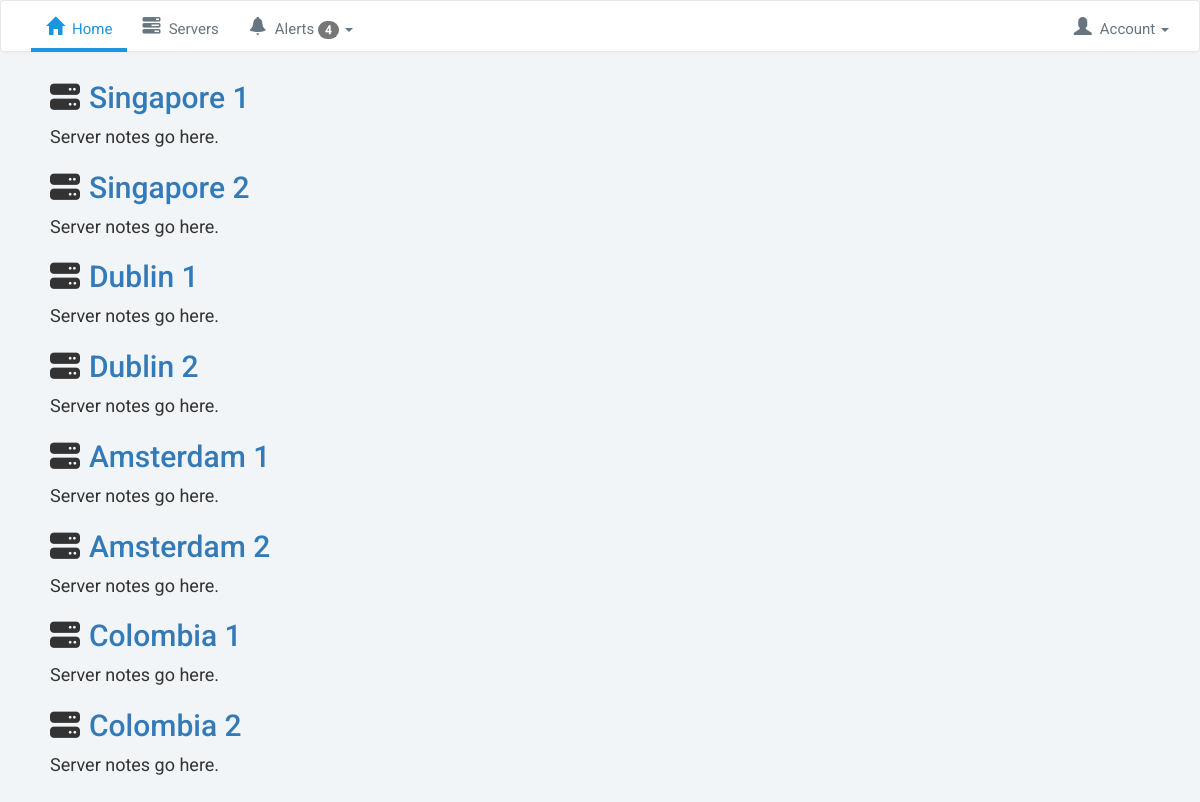
Screenshot of /servers/ with the database file from the repository.
### servers/models.py (models this page shows, shortened)
class Server(models.Model):
    created_at = models.DateTimeField(auto_now_add=True)
    name = models.CharField(max_length=255)
    notes = models.TextField()
    is_active = models.BooleanField(default=True)

### servers/views.py (the view)
def server_list(request):
    servers = Server.objects.all()
    return render(request, 'servers/server_list.html', {'servers': servers})

### servers/templates/servers/server_list.html (shortened to what this page needs)
{% extends "layout.html" %}
{% block content %}
<div>
    {% for server in servers %}
    <div>
        <h2><a href="{% url 'servers:detail' pk=server.pk %}">{{ server.name }}</a></h2>
        {{ server.notes }}
    </div>
    {% endfor %}
</div>
{% endblock %}

### templates/layout.html (shortened to what this page needs)
{% load static from staticfiles %}
{% load socialaccount %}
<!DOCTYPE html>
<html lang="en">
    <head>
        <link href="https://opensource.keycdn.com/fontawesome/4.7.0/font-awesome.min.css" rel="stylesheet">
        <link rel="stylesheet" href="https://maxcdn.bootstrapcdn.com/bootstrap/3.3.7/css/bootstrap.min.css">
        <link rel="stylesheet" href="https://maxcdn.bootstrapcdn.com/bootstrap/3.3.7/css/bootstrap-theme.min.css">
        <link rel="stylesheet" type="text/css" href="{% static 'css/layout.css' %}">
        <link rel="stylesheet" type="text/css" href="{% static 'css/main.css' %}">
    </head>
    <body>
            <nav class="navbar navbar-default">
              <div class="container-fluid">
                <div class="collapse navbar-collapse" id="bs-example-navbar-collapse-1">
                  <ul class="nav navbar-nav">
                    <li class="active"><a href="{% url 'home' %}"><span class="glyphicon glyphicon-home" aria-hidden="true"></span>Home<span class="sr-only">(current)</span></a></li>
                    <li><a href="{% url 'servers:list' %}"><span class="glyphicon glyphicon-tasks" aria-hidden="true"></span>Servers</a></li>
                    <li class="dropdown">
                      <a href="#" class="dropdown-toggle" data-toggle="dropdown" role="button" aria-haspopup="true" aria-expanded="false"><span class="glyphicon glyphicon-bell" aria-hidden="true"></span>Alerts <span class="badge">4</span> <span class="caret"></span></a>
                    </li>
                  </ul>
                  <ul class="nav navbar-nav navbar-right">
                    <li class="dropdown">
                      <a href="#" class="dropdown-toggle" data-toggle="dropdown" role="button" aria-haspopup="true" aria-expanded="false"><span class="glyphicon glyphicon-user" aria-hidden="true"></span>Account <span class="caret"></span></a>
                    </li>
                  </ul>
                </div>
              </div>
            </nav>
        <section id="content">
            {% block content %}{% endblock %}
        </section>
    </body>
</html>

### assets/css/layout.css (style rules this page uses)
html { margin: 0; padding: 0; font-size: 18px; }
body { margin: 0; padding: 0; background-color: #f2f5f7; font-family: Arial, sans-serif; }
body * { box-sizing: border-box; }
#content { display: block; padding: 0 50px 50px 50px; margin-top: 80px; }
h2::before, h3::before { font-family: 'FontAwesome'; display: inline-block; margin-right: 0.5rem; font-weight: normal; }
h2::before { content: '\f233'; }

### assets/css/main.css (style rules this page uses)
html { margin: 0; padding: 0; }
body { margin: 0; padding: 0; box-sizing: border-box; background-color: #f2f5f7; font-family: 'Roboto', Arial, sans-serif; font-size: 18px; }
body * { box-sizing: border-box; }
.navbar { position: fixed; top: 0; left: 0; z-index: 10; width: 100%; }
.navbar-default .navbar-nav>li>a { color: #66757f; transition: all .15s ease-in-out; position: relative; height: 50px; }
.navbar-default .navbar-nav>li>a::after { content: ''; position: absolute; bottom: -1px; left: 0px; width: 100%; height: 4px; transition: all .15s ease-in-out; background-color: transparent; }
.navbar-default .navbar-nav>.open>a, .navbar-default .navbar-nav>.open>a:focus, .navbar-default .navbar-nav>.open>a:hover, .navbar-default .navbar-nav>.active>a, .navbar-default .navbar-nav>.active>a:hover, .navbar-default .navbar-nav>.active>a:focus, .navbar-default .navbar-nav>li>a:focus, .navbar-default .navbar-nav>li>a:hover { color: #1b95e0; }
.navbar-default .navbar-nav>.active>a, .navbar-default .navbar-nav>.open>a { background-image: none; background-color: transparent; box-shadow: none; }
.navbar-default .navbar-nav>.open>a, .navbar-default .navbar-nav>.open>a:focus, .navbar-default .navbar-nav>.open>a:hover, .navbar-default .navbar-nav>.active>a, .navbar-default .navbar-nav>.active>a:focus, .navbar-default .navbar-nav>.active>a:hover { background-color: transparent; }
.navbar-default .navbar-nav>li.active>a::after, .navbar-default .navbar-nav>li>a:focus::after, .navbar-default .navbar-nav>li>a:hover::after { background-color: #1b95e0; }
.navbar { font-size: 15px; }
.navbar .glyphicon { font-size: 18px; margin-right: 8px; display: inline-block; }
.navbar .badge { transition: all .15s ease-in-out; }
.navbar-default { background-image: none; background-color: #fff; box-shadow: 0 1px 4px rgba(0,0,0,.03), 0 1px 3px rgba(0,0,0,.02); }

### rows the page displays
Server: name "Singapore 1", notes "Server notes go here."
Server: name "Singapore 2", notes "Server notes go here."
Server: name "Dublin 1", notes "Server notes go here."
Server: name "Dublin 2", notes "Server notes go here."
Server: name "Amsterdam 1", notes "Server notes go here."
Server: name "Amsterdam 2", notes "Server notes go here."
Server: name "Colombia 1", notes "Server notes go here."
Server: name "Colombia 2", notes "Server notes go here."
